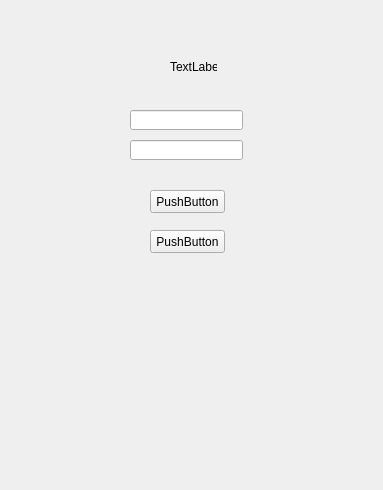
<?xml version="1.0" encoding="UTF-8"?>
<ui version="4.0">
 <class>Form</class>
 <widget class="QWidget" name="Form">
  <property name="geometry">
   <rect>
    <x>0</x>
    <y>0</y>
    <width>383</width>
    <height>490</height>
   </rect>
  </property>
  <property name="windowTitle">
   <string>Form</string>
  </property>
  <widget class="QPushButton" name="PB_Login">
   <property name="geometry">
    <rect>
     <x>150</x>
     <y>190</y>
     <width>75</width>
     <height>23</height>
    </rect>
   </property>
   <property name="text">
    <string>PushButton</string>
   </property>
  </widget>
  <widget class="QPushButton" name="PB_NewUser">
   <property name="geometry">
    <rect>
     <x>150</x>
     <y>230</y>
     <width>75</width>
     <height>23</height>
    </rect>
   </property>
   <property name="text">
    <string>PushButton</string>
   </property>
  </widget>
  <widget class="QLabel" name="L_Title">
   <property name="geometry">
    <rect>
     <x>170</x>
     <y>60</y>
     <width>47</width>
     <height>13</height>
    </rect>
   </property>
   <property name="text">
    <string>TextLabel</string>
   </property>
  </widget>
  <widget class="QLineEdit" name="LE_UserName">
   <property name="geometry">
    <rect>
     <x>130</x>
     <y>110</y>
     <width>113</width>
     <height>20</height>
    </rect>
   </property>
   <property name="text">
    <string/>
   </property>
  </widget>
  <widget class="QLineEdit" name="LE_UserPass">
   <property name="geometry">
    <rect>
     <x>130</x>
     <y>140</y>
     <width>113</width>
     <height>20</height>
    </rect>
   </property>
  </widget>
 </widget>
 <resources/>
 <connections/>
</ui>
